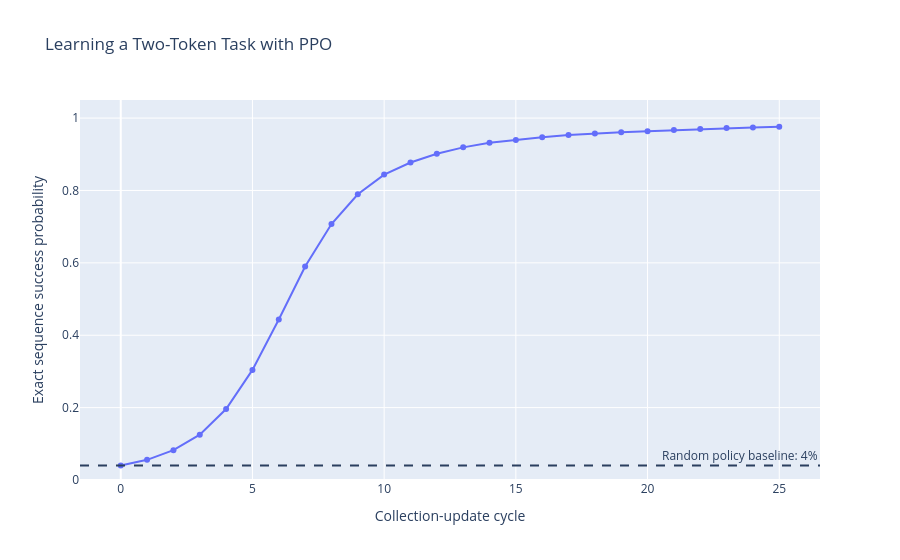

Source (notebook cell):
### Code cell
figure = go.Figure()

figure.add_scatter(
    x=training_history["cycle"],
    y=training_history["success_probability"],
    mode="lines+markers",
    name="Exact success probability",
)

figure.add_hline(
    y=0.04, line_dash="dash", annotation_text="Random policy baseline: 4%"
)

figure.update_layout(
    title="Learning a Two-Token Task with PPO",
    xaxis_title="Collection-update cycle",
    yaxis_title="Exact sequence success probability",
    yaxis_range=[0.0, 1.05],
    hovermode="x unified",
)

figure.show()

### Figure 1 — Plotly figure (JSON) as saved in the notebook; plotly's stock layout.template omitted (floating-point values rounded to 4 significant figures)
{"data": [{"mode": "lines+markers", "name": "Exact success probability", "type": "scatter", "x": [0, 1, 2, 3, 4, 5, 6, 7, 8, 9, 10, 11, 12, 13, 14, 15, 16, 17, 18, 19, 20, 21, 22, 23, 24, 25], "y": [0.04, 0.05573, 0.08232, 0.1251, 0.1961, 0.3042, 0.4437, 0.5897, 0.7071, 0.7895, 0.8438, 0.8774, 0.9015, 0.9191, 0.932, 0.9397, 0.9474, 0.9531, 0.9576, 0.961, 0.9639, 0.9668, 0.9698, 0.9724, 0.9743, 0.9758]}], "layout": {"annotations": [{"showarrow": false, "text": "Random policy baseline: 4%", "x": 1, "xanchor": "right", "xref": "x domain", "y": 0.04, "yanchor": "bottom", "yref": "y"}], "hovermode": "x unified", "shapes": [{"line": {"dash": "dash"}, "type": "line", "x0": 0, "x1": 1, "xref": "x domain", "y0": 0.04, "y1": 0.04, "yref": "y"}], "title": {"text": "Learning a Two-Token Task with PPO"}, "xaxis": {"title": {"text": "Collection-update cycle"}}, "yaxis": {"range": [0, 1.05], "title": {"text": "Exact sequence success probability"}}}}
